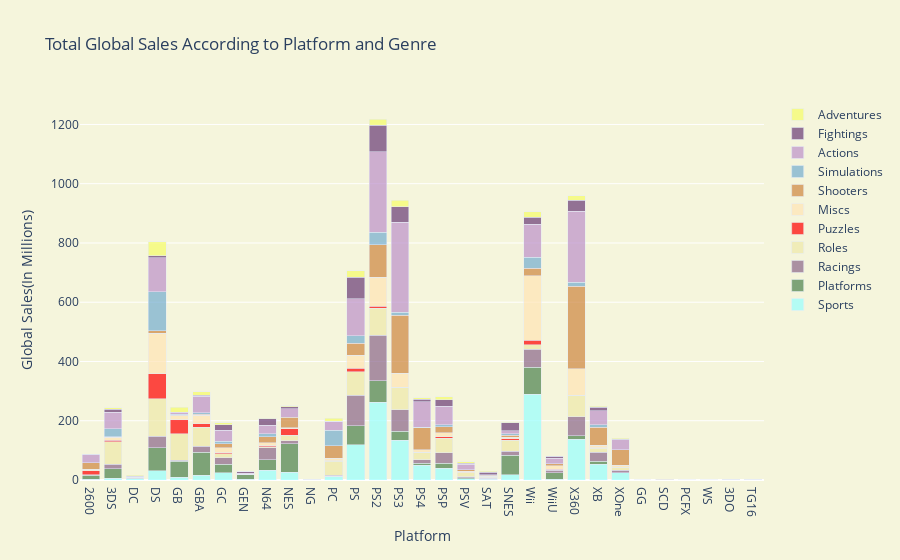

Notebook source saved alongside this figure:
### Code cell
trace1=go.Bar(
    x=sport_filter.groupby("Platform")["Global_Sales"].sum().index,
    y=sport_filter.groupby("Platform")["Global_Sales"].sum().values,
    name="Sports",
    marker=dict(color='rgba(151,255,255,0.7)'))
trace2=go.Bar(
    x=platform_filter.groupby("Platform")["Global_Sales"].sum().index,
    y=platform_filter.groupby("Platform")["Global_Sales"].sum().values,
    name="Platforms",
    marker=dict(color='rgba(74,128,77,0.7)'))
trace3=go.Bar(
    x=racing_filter.groupby("Platform")["Global_Sales"].sum().index,
    y=racing_filter.groupby("Platform")["Global_Sales"].sum().values,
    name="Racings",
    marker=dict(color='rgba(139,101,139,0.7)'))
trace4=go.Bar(
    x=role_filter.groupby("Platform")["Global_Sales"].sum().index,
    y=role_filter.groupby("Platform")["Global_Sales"].sum().values,
    name="Roles",
    marker=dict(color='rgba(238,232,170,0.7)'))
trace5=go.Bar(
    x=puzzle_filter.groupby("Platform")["Global_Sales"].sum().index,
    y=puzzle_filter.groupby("Platform")["Global_Sales"].sum().values,
    name="Puzzles",
    opacity=0.7,
    marker=dict(color='red'))
trace6=go.Bar(
    x=misc_filter.groupby("Platform")["Global_Sales"].sum().index,
    y=misc_filter.groupby("Platform")["Global_Sales"].sum().values,
    name="Miscs",
    marker=dict(color="rgba(255,228,181,0.7)"))
trace7=go.Bar(
    x=shooter_filter.groupby("Platform")["Global_Sales"].sum().index,
    y=shooter_filter.groupby("Platform")["Global_Sales"].sum().values,
    name="Shooters",
    marker=dict(color="rgba(205,133,63,0.7)"))
trace8=go.Bar(
    x=simulation_filter.groupby("Platform")["Global_Sales"].sum().index,
    y=simulation_filter.groupby("Platform")["Global_Sales"].sum().values,
    name="Simulations",
    marker=dict(color="rgba(116,173,209,0.7)"))
trace9=go.Bar(
    x=action_filter.groupby("Platform")["Global_Sales"].sum().index,
    y=action_filter.groupby("Platform")["Global_Sales"].sum().values,
    name="Actions",
    marker=dict(color="rgba(188,145,202,0.7)"))
trace10=go.Bar(
    x=fighting_filter.groupby("Platform")["Global_Sales"].sum().index,
    y=fighting_filter.groupby("Platform")["Global_Sales"].sum().values,
    name="Fightings",
    marker=dict(color='rgba(104,57,119,0.7)'))
trace11=go.Bar(
    x=adventure_filter.groupby("Platform")["Global_Sales"].sum().index,
    y=adventure_filter.groupby("Platform")["Global_Sales"].sum().values,
    name="Adventures",
    marker=dict(color='rgba(245,253,104,0.7)'))
trace12=go.Bar(
    x=strategy_filter.groupby("Platform")["Global_Sales"].sum().index,
    y=strategy_filter.groupby("Platform")["Global_Sales"].sum().values,
    name="Stragetys",
    marker=dict(color='rgba(138,72,40,0.7)'))
                
data_new=[trace1,trace2,trace3,trace4,trace5,trace6,trace7,trace8,trace9,trace10,trace11,trace12]      

layout_new = go.Layout(
    barmode='stack',
    title='Total Global Sales According to Platform and Genre',
    xaxis=dict(title='Platform'),
    yaxis=dict( title='Global Sales(In Millions)'),
    paper_bgcolor='beige',
    plot_bgcolor='beige'
)
fig=go.Figure(data=data_new,layout=layout_new)
iplot(fig)

### Figure 1 — Plotly figure (JSON) as saved in the notebook; plotly's stock layout.template omitted (floating-point values rounded to 4 significant figures)
{"data": [{"marker": {"color": "rgba(151,255,255,0.7)"}, "name": "Sports", "type": "bar", "x": ["2600", "3DS", "DC", "DS", "GB", "GBA", "GC", "GEN", "N64", "NES", "NG", "PC", "PS", "PS2", "PS3", "PS4", "PSP", "PSV", "SAT", "SNES", "Wii", "WiiU", "X360", "XB", "XOne"], "y": [2.77, 6.18, 3.66, 31.71, 9.05, 16.41, 24.49, 3.2, 32.6, 26.85, 0.02, 12.01, 119.5, 262.6, 134.9, 50.07, 39.9, 4.88, 2.79, 17.87, 289.9, 3.32, 137.4, 53.05, 23.97]}, {"marker": {"color": "rgba(74,128,77,0.7)"}, "name": "Platforms", "type": "bar", "x": ["2600", "3DS", "DC", "DS", "GB", "GBA", "GC", "GEN", "GG", "N64", "NES", "PC", "PS", "PS2", "PS3", "PS4", "PSP", "PSV", "SAT", "SCD", "SNES", "Wii", "WiiU", "X360", "XB", "XOne"], "y": [13.27, 32.23, 2.54, 77.4, 53.88, 78.08, 28.66, 15.45, 0.04, 36.13, 95.78, 0.49, 64.21, 72.11, 29.85, 7.01, 17.28, 3.03, 0.76, 1.5, 65.65, 90.68, 21.24, 11.39, 9.66, 0.81]}, {"marker": {"color": "rgba(139,101,139,0.7)"}, "name": "Racings", "type": "bar", "x": ["2600", "3DS", "DC", "DS", "GB", "GBA", "GC", "GEN", "N64", "NES", "PC", "PS", "PS2", "PS3", "PS4", "PSP", "PSV", "SAT", "SCD", "SNES", "Wii", "WiiU", "X360", "XB", "XOne"], "y": [2.32, 14.41, 2.65, 38.58, 4.55, 18.8, 21.79, 0.26, 40.09, 9.78, 3.8, 102.9, 154.2, 73.1, 11.53, 34.73, 2.95, 2.4, 0.07, 13.49, 61.24, 7.77, 65.13, 31.42, 8.8]}, {"marker": {"color": "rgba(238,232,170,0.7)"}, "name": "Roles", "type": "bar", "x": ["3DS", "DC", "DS", "GB", "GBA", "GC", "GEN", "N64", "NES", "PC", "PCFX", "PS", "PS2", "PS3", "PS4", "PSP", "PSV", "SAT", "SCD", "SNES", "WS", "Wii", "WiiU", "X360", "XB", "XOne"], "y": [75.71, 0.68, 126.6, 88.24, 64.21, 13.03, 0.27, 3.03, 18.78, 47.37, 0.03, 78.3, 91.55, 75.24, 25.77, 49.01, 13.09, 3.76, 0.06, 36.43, 1.22, 14.06, 2.47, 71.97, 13.51, 9.48]}, {"marker": {"color": "red"}, "name": "Puzzles", "opacity": 0.7, "type": "bar", "x": ["2600", "3DO", "3DS", "DS", "GB", "GBA", "GC", "N64", "NES", "PC", "PS", "PS2", "PS3", "PS4", "PSP", "PSV", "SAT", "SNES", "Wii", "WiiU", "X360", "XB"], "y": [13.65, 0.02, 5.56, 83.87, 47.47, 12.09, 4.57, 3.41, 21.0, 0.92, 12.08, 5.9, 0.46, 0.02, 5.52, 0.2, 1.0, 6.38, 15.63, 1.33, 0.71, 0.42]}, {"marker": {"color": "rgba(255,228,181,0.7)"}, "name": "Miscs", "type": "bar", "x": ["2600", "3DS", "DS", "GB", "GBA", "GC", "GEN", "N64", "NES", "PC", "PS", "PS2", "PS3", "PS4", "PSP", "PSV", "SAT", "SCD", "SNES", "Wii", "WiiU", "X360", "XB", "XOne"], "y": [3.58, 10.48, 137.7, 13.35, 28.5, 16.45, 0.03, 11.19, 3.59, 8.41, 44.9, 98.69, 45.91, 7.4, 13.7, 5.18, 1.2, 0.1, 5.02, 217.4, 12.23, 89.33, 8.67, 6.86]}, {"marker": {"color": "rgba(205,133,63,0.7)"}, "name": "Shooters", "type": "bar", "x": ["2600", "3DS", "DC", "DS", "GB", "GBA", "GC", "GEN", "N64", "NES", "PC", "PS", "PS2", "PS3", "PS4", "PSP", "PSV", "SAT", "SNES", "TG16", "Wii", "WiiU", "X360", "XB", "XOne"], "y": [22.97, 1.22, 0.33, 8.2, 1.2, 3.6, 13.63, 0.13, 19.27, 35.62, 43.44, 39.31, 108.3, 195.8, 75.32, 19.77, 4.57, 3.98, 6.07, 0.02, 26.34, 6.17, 277.2, 62.12, 51.61]}, {"marker": {"color": "rgba(116,173,209,0.7)"}, "name": "Simulations", "type": "bar", "x": ["2600", "3DO", "3DS", "DC", "DS", "GB", "GBA", "GC", "N64", "PC", "PS", "PS2", "PS3", "PS4", "PSP", "PSV", "SAT", "SNES", "Wii", "WiiU", "X360", "XB", "XOne"], "y": [0.45, 0.02, 26.59, 0.52, 131.7, 3.55, 5.91, 8.59, 10.19, 51.73, 25.33, 42.26, 10.72, 0.77, 6.28, 0.08, 1.13, 5.63, 36.62, 0.21, 14.1, 7.11, 0.54]}, {"marker": {"color": "rgba(188,145,202,0.7)"}, "name": "Actions", "type": "bar", "x": ["2600", "3DS", "DC", "DS", "GB", "GBA", "GC", "GEN", "N64", "NES", "PC", "PS", "PS2", "PS3", "PS4", "PSP", "PSV", "SAT", "SNES", "Wii", "WiiU", "X360", "XB", "XOne"], "y": [26.39, 56.61, 1.26, 114.2, 7.92, 54.26, 37.25, 2.74, 29.44, 28.75, 30.67, 125.7, 272.4, 304.0, 87.06, 62.66, 20.0, 0.65, 10.08, 110.5, 19.35, 239.7, 47.46, 33.79]}, {"marker": {"color": "rgba(104,57,119,0.7)"}, "name": "Fightings", "type": "bar", "x": ["2600", "3DS", "DC", "DS", "GBA", "GC", "GEN", "N64", "NES", "NG", "PC", "PS", "PS2", "PS3", "PS4", "PSP", "PSV", "SAT", "SNES", "Wii", "WiiU", "X360", "XB", "XOne"], "y": [0.77, 10.46, 1.83, 7.2, 4.21, 18.43, 5.9, 22.08, 6.54, 1.42, 0.14, 72.68, 89.19, 51.7, 8.04, 21.88, 3.15, 8.52, 26.95, 23.82, 6.36, 37.64, 12.83, 2.31]}, {"marker": {"color": "rgba(245,253,104,0.7)"}, "name": "Adventures", "type": "bar", "x": ["2600", "3DO", "3DS", "DC", "DS", "GB", "GBA", "GC", "GEN", "N64", "NES", "PC", "PS", "PS2", "PS3", "PS4", "PSP", "PSV", "SAT", "SNES", "TG16", "Wii", "WiiU", "X360", "XB", "XOne"], "y": [0.4, 0.06, 4.73, 2.5, 47.15, 17.16, 12.1, 5.93, 0.19, 0.45, 4.38, 10.09, 20.77, 21.16, 22.87, 4.7, 10.69, 4.16, 4.16, 1.5, 0.14, 18.33, 0.17, 15.23, 3.06, 2.51]}, {"marker": {"color": "rgba(138,72,40,0.7)"}, "name": "Stragetys", "type": "bar", "x": [], "y": []}], "layout": {"barmode": "stack", "paper_bgcolor": "beige", "plot_bgcolor": "beige", "title": {"text": "Total Global Sales According to Platform and Genre"}, "xaxis": {"title": {"text": "Platform"}}, "yaxis": {"title": {"text": "Global Sales(In Millions)"}}}}
